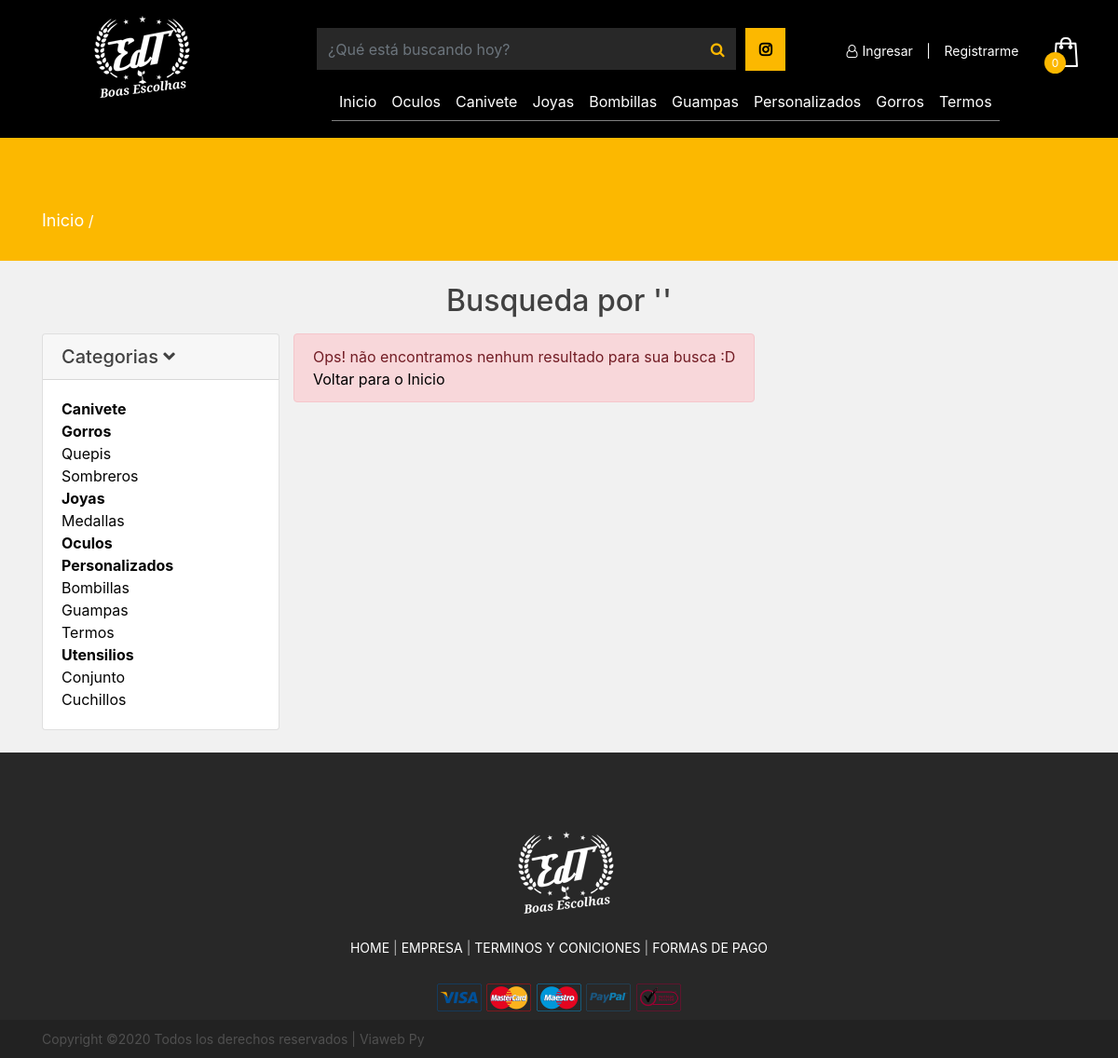
The page /categorie.php on the database its author committed.
### tables this page shows
CREATE TABLE IF NOT EXISTS `tb_categoria` (
  `id` int(11) NOT NULL AUTO_INCREMENT,
  `nombre` varchar(80) NOT NULL,
  `id_padre` int(11) DEFAULT NULL,
  `menu` tinyint(1) NOT NULL,
  `activo` tinyint(1) NOT NULL,
  `url` varchar(80) DEFAULT '',
  PRIMARY KEY (`id`)
);

### includes/funciones.php (called while the page is built, shortened)
<?php
	function getAllMenuCategorias () {
		$connection = conn();
		$sql = "SELECT * FROM tb_categoria WHERE activo = '1' AND menu='1'";
		$query = $connection->prepare($sql);
		$query->execute();
		if ($query->rowCount() > 0) {
			$result= $query->fetchAll();
		} else {
			$result = null;
		}
		return $result;
	}
	function getCategorias () {
		$connection = conn();
		$sql = "SELECT * FROM tb_categoria WHERE id_padre IS NULL ORDER BY nombre ASC";
		$query = $connection->prepare($sql);
		$query->execute();
		if ($query->rowCount() > 0) {
			$result= $query->fetchAll();
		} else {
			$result = null;
		}
		return $result;
	}
	function getSubCategorias ($categoria) {
		$connection = conn();
		$sql = "SELECT * FROM tb_categoria WHERE id_padre = '$categoria' ORDER BY nombre ASC";
		$query = $connection->prepare($sql);
		$query->execute();
		if ($query->rowCount() > 0) {
			$result= $query->fetchAll();
		} else {
			$result = null;
		}
		return $result;
	}
	function getCategoria ($categoria) {
		$connection = conn();
		$sql = "SELECT * FROM tb_categoria WHERE id = '$categoria' ";
		$query = $connection->prepare($sql);
		$query->execute();
		if ($query->rowCount() > 0) {
			$result= $query->fetch();
		} else {
			$result = null;
		}
		return $result;
	}
	function countCart() {
		$total=0;
		if (isset($_SESSION['cart'])) {
			foreach ($_SESSION['cart'] as $counter) {
				$total++;
			}
			$_SESSION['total_item_cart'] = $total;
			return $total;
		} else {
			return $total;
		}
	}
            	?>

### categorie.php (the view, shortened to what this page needs)
<!DOCTYPE html>
<html lang="zxx">
<?php
	include("includes/head.php");
	include_once "includes/funciones.php";
	if (isset($_GET['cat']) && $_GET['cat'] > 0) {
		$categoria = $_GET['cat'];
		$productos = getProdbyCategoria($categoria);
	} else {
		$categoria = "";
	}
?>
<body>
	<?php include("includes/header.php"); ?>
	<div class="page-info-section page-info-big">
		<div class="container">
			<div class="site-breadcrumb">
				<a href="index.php">Inicio</a> /
			</div>
		</div>
	</div>
	<div class="container gral-container">
		<br>
		<div class="box-title">
			<?php
				$categ=getCategoria($categoria);
				if( $categ ){
			?>
			<h3 class="h2 text-center">Productos en <?php echo $categ['nombre']?> </h3>
			<?php
				} else {
			?>
			<h3 class="h2 text-center">Busqueda por '<?php echo $_GET['search']?>' </h3>
			<?php }  ?>
		</div>
		<div class="row">
			<div class="col-md-3">
				<div class="accordion md-accordion" id="accordionEx" role="tablist" aria-multiselectable="true">
					<div class="card" id="block-categoria">
						<div class="card-header bg-primario" role="tab" id="headingOne1">
							<a data-toggle="collapse" data-parent="#accordionEx" href="#collapseOne1" aria-expanded="true"
							aria-controls="collapseOne1">
								<h5 class="mb-0">
									Categorias <i class="fas fa-angle-down rotate-icon"></i>
								</h5>
							</a>
						</div>
						<div id="collapseOne1" class="collapse show" role="tabpanel" aria-labelledby="headingOne1" data-parent="#accordionEx">
							<div class="card-body">
							<?php
								$categorias = getCategorias();
								foreach ($categorias as $categoria){
							?>
								<a type="button" class="listado" href="categorie.php?cat=<?php echo($categoria['id']) ?>"><b><?php echo($categoria['nombre']) ?></b></a><br>
								<div>
									<?php
										$subcategorias = getSubCategorias($categoria['id']);
										if($subcategorias){
											foreach ($subcategorias as $subcategoria) {
									?>
										<a  class="listado" href="categorie.php?cat=<?php echo($subcategoria['id']) ?>"><?php echo($subcategoria['nombre']) ?></a><br>
									<?php
												}
											}
									?>
								</div>
							<?php
								}
							?>
							</div>
						</div>
					</div>
				</div>
			</div>
			<div class="col-md-9">
				<div class="row">
					<?php
						if ($productos == NULL){
					?>
					<div class="alert alert-danger" role="alert">
						Ops! não encontramos nenhum resultado para sua busca :D<br>
						<a href="index.php" style="color: black">Voltar para o Inicio</a>
					</div>
				<?php }  ?>
				</div>
			</div>
		</div>
	</div>
	<br>
	<?php include("includes/footer.php");?>
</body>
</html>

### includes/header.php (shortened to what this page needs)
<?php
	$categorias= getAllMenuCategorias();
?>
<header>
<div class="container-fluid">
	<div class="row">
		<div class="container">
			<div class="row">
				<div class= "col-md-3">
					<div class="site-logo">
						<a href="index.php"><img src="img/logo.png" id="logo" alt="logo" ></a>
					</div>
				</div>
				<div class="col-md-9 col-sm-12 menu-area" id="menu">
					<div class="row">
						<div class="col-md-8 col-sm-12">
							<div class="input-group" id="busqueda">
								<input type="text" class="form-control" placeholder="¿Qué está buscando hoy?" id="busqueda-header">
								<div class="input-group-append">
									<button class="btn btn-secondary" type="button" onclick="sentSearch()">
										<i class="fa fa-search"></i>
									</button>
								</div>
							</div>
							<div class="social-top d-none d-lg-block d-md-block">
								<a href=""><i class="fa fa-instagram" aria-hidden="true"></i></a>
							</div>
						</div>
						<div class="col-md-4 col-sm-12">
							<div class="row">
								<div class="col-10 col-md-12">
									<div class="" style="margin-top: 10px;">
										<div class="header-right">
											<?php
												if (!isset($_SESSION['usuario'])){
											?>
												<a href="ingresar.php" class="user-menu register" style="margin-right: 10px;"> <i class="fa fa-user-o" aria-hidden="true"></i>Ingresar</a>
												<span class="user-menu register" style="margin-right: 10px;">|</span>
												<a href="registrar.php" class="user-menu register" style="margin-left: 0px;"> Registrarme</a>
											<?php } ?>
											<a href="cart.php" class="card-bag"><img src="img/icons/bag.png" alt=""><span><?php echo countCart(); ?></span></a>
										</div>
									</div>
								</div>
							</div>
						</div>
					</div>
					<div class="col-md-12">
						<nav class="navbar navbar-expand-lg navbar-light bg-light">
							<div class="collapse navbar-collapse" id="navbarNavAltMarkup">
								<div class="navbar-nav">
									<a class="nav-item nav-link " href="index.php">Inicio <span class="sr-only">(current)</span></a>
									<?php foreach ($categorias as $cat) { ?>
										<a class="nav-item nav-link" href="categorie.php?cat=<?php echo $cat['id']?>"><?php echo $cat['nombre']?></a>
									<?php } ?>
								</div>
							</div>
						</nav>
					</div>
				</div>
			</div>
		</div>
	</div>
</div>
</header>

### css/style.css (style rules this page uses)
html, body { height: 100%; font-family: 'Raleway', sans-serif; -webkit-font-smoothing: antialiased; font-smoothing: antialiased; }
h1, h2, h3, h4, h5, h6 { margin: 0; font-weight: 500; color: #414141; }
h3 { font-size: 30px; }
h5 { font-size: 18px; }
img { max-width: 100%; }
.site-logo { display: inline-block; padding-top: 0; float: left; }
.header-right { float: right; }
.header-right a { display: inline-block; }
.header-right .card-bag { position: relative; text-align: center; }
.header-right .card-bag span { position: absolute; width: 23px; height: 23px; left: -7px; bottom: -7px; padding-top: 3px; border-radius: 50px; background: #414141; font-size: 12px; color: #fff; }
.page-info-section { background: #ebebeb; }
.page-info-section.page-info-big { padding: 135px 0; }
.page-info-section .container { position: relative; }
.site-breadcrumb { color: #909090; }
.site-breadcrumb a { font-size: 18px; color: #909090; }
@media (min-width: 1200px) { .container { max-width: 1176px; } }
.page-info-section { background: black; }
.site-breadcrumb { color: white; }
.site-breadcrumb a { color: white; }
.listado { color: #040404; }

### css/edt.css (style rules this page uses)
body { background-color: #f1f1f1; }
a { text-decoration: none !important; }
header { background: black; z-index: 999; }
header .menu-area { padding: 10px; padding-top: 30px; }
#busqueda { width: 85%; float: left; }
#busqueda input { background: #282828; border: 0; border-radius: 0; height: 45px; margin-left: 15px; }
#busqueda button { background: #282828; border: 0; border-radius: 0; }
#busqueda i { color: #fcb800; }
.social-top .fa.fa-instagram { background: #fcb800; padding: 15px; color: black; font-weight: 900; margin-left: 10px; }
.header-right .card-bag span { background-color: #fcb800; }
.site-logo { padding-top: 12px; float: left; }
.user-menu { color: #fff; padding: 0; margin-right: 30px; font-size: 14px; }
.user-menu i { color: #fff; padding: 0 5px; }
.page-info-section { background: #fcb800; }
.page-info-section.page-info-big { padding: 75px 0 30px 0; }
.bg-light { background-color: #000000 !important; margin-top: 5px; }
.navbar-light .navbar-nav .nav-link { color: white; border-bottom: 1px solid grey; }

### rows shown on the page
tb_categoria: nombre "Oculos"
tb_categoria: nombre "Canivete"
tb_categoria: nombre "Joyas"
tb_categoria: nombre "Bombillas"
tb_categoria: nombre "Guampas"
tb_categoria: nombre "Personalizados"
tb_categoria: nombre "Gorros"
tb_categoria: nombre "Termos"
tb_categoria: nombre "Quepis"
tb_categoria: nombre "Sombreros"
tb_categoria: nombre "Medallas"
tb_categoria: nombre "Utensilios"
tb_categoria: nombre "Conjunto"
tb_categoria: nombre "Cuchillos"

### other values the page prints
countCart() "0"
